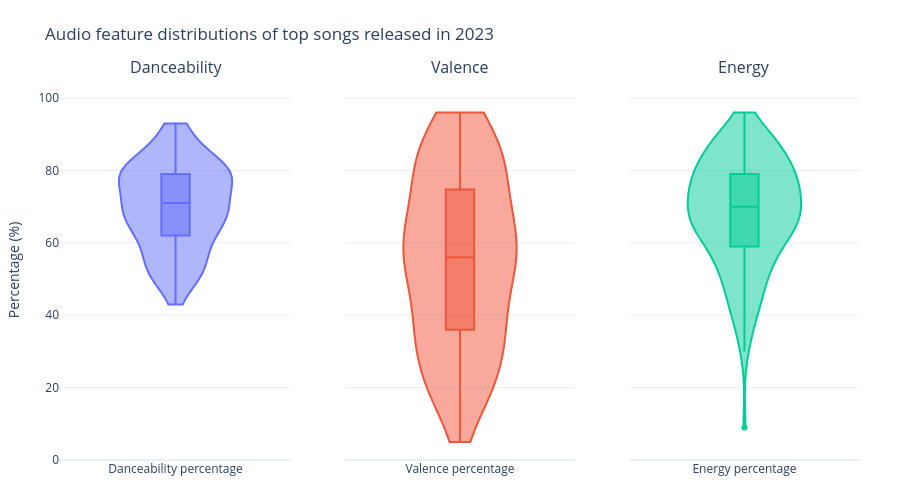

The notebook cell saved with this chart:
### Code cell
dve_vplot(df, 2023).show()

### Figure 1 — Plotly figure (JSON) as saved in the notebook; plotly's stock layout.template omitted (floating-point values rounded to 4 significant figures; data arrays with more than 128 entries replaced by an {"elided": "..."} marker saying what was removed)
{"data": [{"box": {"visible": true}, "name": "Danceability percentage", "showlegend": false, "spanmode": "hard", "type": "violin", "xaxis": "x", "y": {"elided": "175 int values"}, "yaxis": "y"}, {"box": {"visible": true}, "name": "Valence percentage", "showlegend": false, "spanmode": "hard", "type": "violin", "xaxis": "x2", "y": {"elided": "175 int values"}, "yaxis": "y2"}, {"box": {"visible": true}, "name": "Energy percentage", "showlegend": false, "spanmode": "hard", "type": "violin", "xaxis": "x3", "y": {"elided": "175 int values"}, "yaxis": "y3"}], "layout": {"annotations": [{"font": {"size": 16}, "showarrow": false, "text": "Danceability", "x": 0.1444, "xanchor": "center", "xref": "paper", "y": 1, "yanchor": "bottom", "yref": "paper"}, {"font": {"size": 16}, "showarrow": false, "text": "Valence", "x": 0.5, "xanchor": "center", "xref": "paper", "y": 1, "yanchor": "bottom", "yref": "paper"}, {"font": {"size": 16}, "showarrow": false, "text": "Energy", "x": 0.8556, "xanchor": "center", "xref": "paper", "y": 1, "yanchor": "bottom", "yref": "paper"}], "height": 500, "margin": {"b": 40, "l": 60, "r": 40, "t": 80}, "title": {"text": "Audio feature distributions of top songs released in 2023"}, "xaxis": {"anchor": "y", "domain": [0, 0.2889]}, "xaxis2": {"anchor": "y2", "domain": [0.3556, 0.6444]}, "xaxis3": {"anchor": "y3", "domain": [0.7111, 1]}, "yaxis": {"anchor": "x", "domain": [0, 1], "range": [0, 105], "title": {"text": "Percentage (%)"}}, "yaxis2": {"anchor": "x2", "domain": [0, 1], "matches": "y", "showticklabels": false}, "yaxis3": {"anchor": "x3", "domain": [0, 1], "matches": "y", "showticklabels": false}}}
